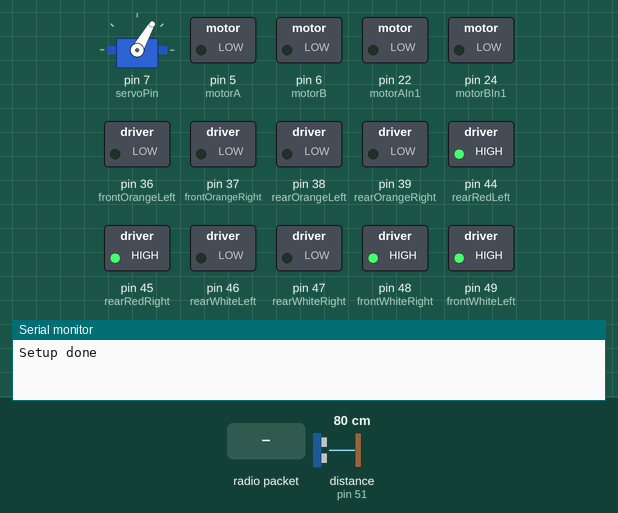
Bench run of a sketch on a simulated Arduino Mega 2560, built with avr-gcc and run on an emulated ATmega2560. Shown: servo, switched loads named in the sketch (green lamp = pin HIGH), the last lines printed to the serial monitor. Dashed ring = blinking. The test bench sets the inputs (shaded band); at power-on: distance to the obstacle (sensor on pin 51) 80 cm. The echo pulse lasts 58.3 µs per cm; no radio packets arrive unless stated; pins used as bus, display or sensor lines are not drawn.

Above: at 1.3 s.
1.4 s: radio packet "|" arrives
At 1.8 s:
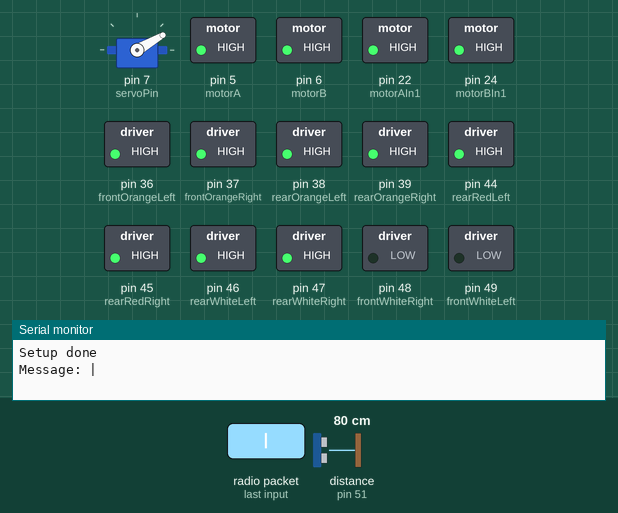
4.4 s: radio packet "|" arrives
At 6.8 s:
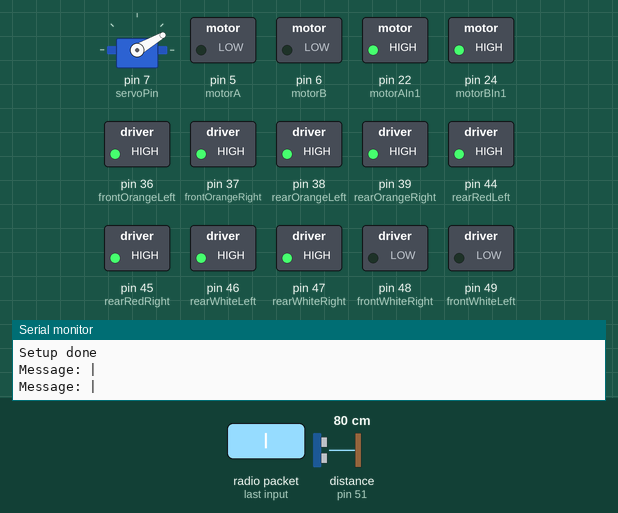
7.4 s: radio packet "8" arrives
At 7.8 s:
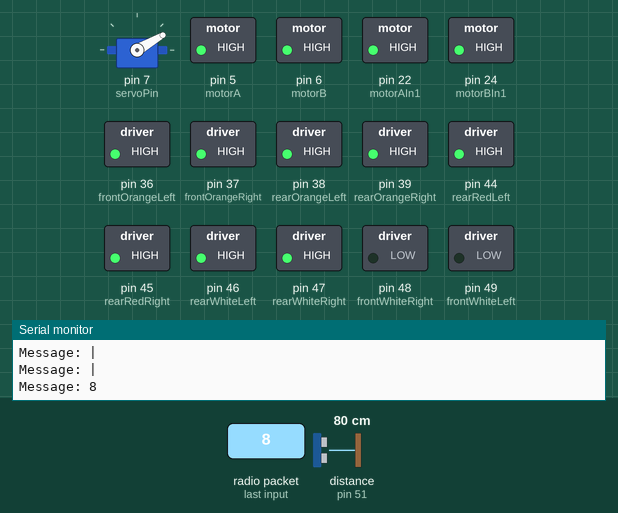
10.4 s: radio packet "0" arrives
At 12.8 s:
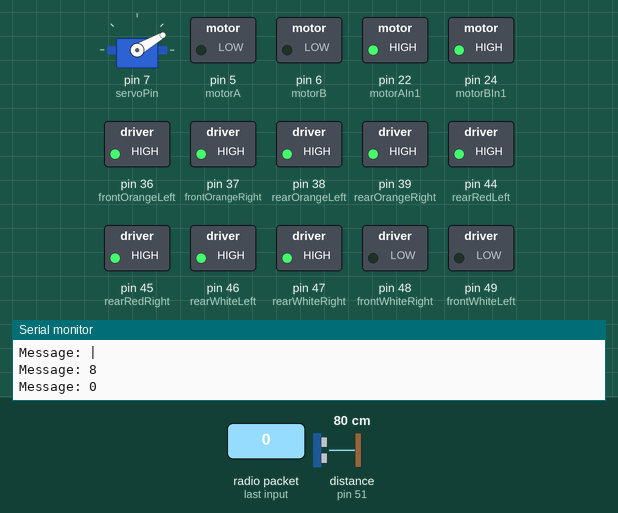
13.4 s: radio packet "5" arrives
At 13.8 s:
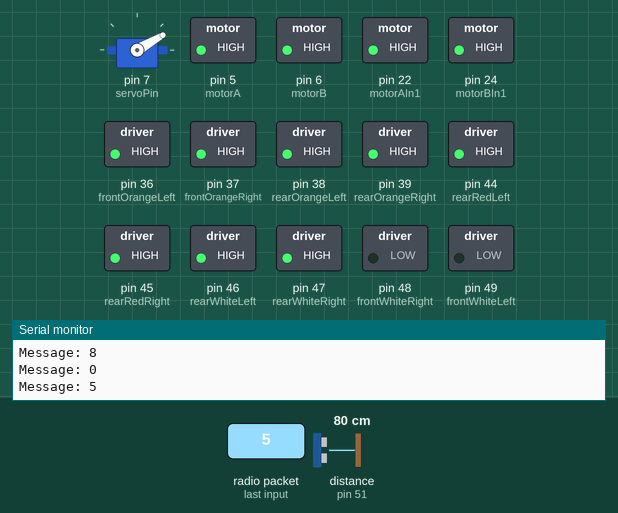
Timing chart, 0 to 47.0 s (numbered marks = the images above; inputs shaded):
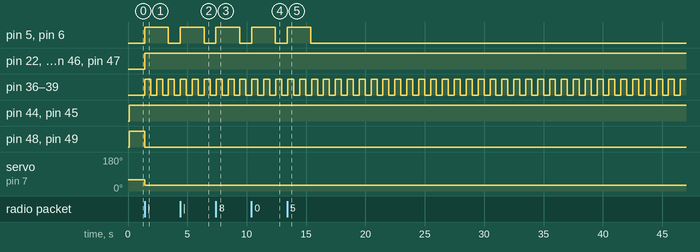

The sketch:

receiver-part.ino
```cpp
#include <RH_ASK.h>
#include <SPI.h> // Not actualy used but needed to compile
#include <stdio.h>
#include <string.h>
#include <Servo.h>

unsigned long lastRCtime = 0;
int maxTimeWithoutRC = 2000;

// MOTOR
#define motorA 5
#define motorAIn1 22
#define motorAIn2 23
#define motorB 6
#define motorBIn1 24
#define motorBIn2 25
int moveDirection = 1; // 1 - forward, -1 backward
int motorSpeedA = 0;
int motorSpeedB = 0;
int lastMotorSpeedA = 0;

// Remote controller
#define RH_ASK_ARDUINO_USE_TIMER2;
RH_ASK driver(2000, 11, 12, 10, false);

// Front distance measuring instrument
const int trigPinFront = 52;
const int echoPinFront = 53;
int distance = 100;
// rear distance measuring instrument
const int trigPinRear = 50;
const int echoPinRear = 51;
int distance2 = 100;

// Servo
Servo myservo;
int servoPin = 7;
int initalServoPosition = 60;
int minServoPosition = 30;
int maxServoPosition = 90;
int lastServoPosition = initalServoPosition;
int servoTargetPosition = lastServoPosition;
int servoDelay = 100;


// Lights
const int frontWhiteLeft = 49;
const int frontWhiteRight = 48;
const int rearWhiteRight = 47;
const int rearWhiteLeft = 46;
const int rearRedRight = 45;
const int rearRedLeft = 44;
const int bottomBlue1 = 40;
const int bottomBlue2 = 41;
const int bottomBlue3 = 42;
const int bottomBlue4 = 43;
boolean wasBottomBlueButtonReleased = true;
int lastBottomBlueValue = HIGH;
unsigned long lastBottomBluePushed = 0;
const int rearOrangeLeft = 38;
const int rearOrangeRight = 39;
const int frontOrangeRight = 37;
const int frontOrangeLeft = 36;
int lastLeftOrangeValue = LOW;
bool leftOrangeWinks = false;
unsigned long lastLeftOrangePushed = 0;
unsigned long lastLeftOrangeWink = 0;
boolean wasLeftOrangeReleased = true;
int lastRightOrangeValue = LOW;
bool rightOrangeWinks = false;
unsigned long lastRightOrangePushed = 0;
unsigned long lastRightOrangeWink = 0;
boolean wasRightOrangeReleased = true;
int blinkMillis = 500;
int buttonMillisDelay = 400;


int getServoPosition(int yAxis) {
  int servoPosition;
  if (yAxis < 500) {
    servoPosition = map(yAxis, 500, 0, initalServoPosition, minServoPosition);

  } else if (yAxis > 520) {
    servoPosition = map(yAxis, 520, 1023, initalServoPosition, maxServoPosition);
  } else {
    servoPosition = initalServoPosition;
  }


  servoTargetPosition = setServoLimitPosition(servoPosition);
  return servoTargetPosition;
}

int setServoLimitPosition (int servoPosition) {
  // Confine the range from 10 to 110
  if (servoPosition < minServoPosition) {
    servoPosition = minServoPosition;
  }
  if (servoPosition > maxServoPosition) {
    servoPosition = maxServoPosition;
  }

  return servoPosition;
}


void setServoPosition(bool hardSet = false) {
  if (hardSet || (lastServoPosition != servoTargetPosition)) {
//    myservo.attach(servoPin);
    lastServoPosition = servoTargetPosition;
    myservo.write(lastServoPosition);
    delay(servoDelay);
//    myservo.detach();
  }
}


void setup()
{
  Serial.begin(9600); // Debugging only

  // MOTOR
  pinMode(motorA, OUTPUT);
  pinMode(motorAIn1, OUTPUT);
  pinMode(motorAIn2, OUTPUT);
  pinMode(motorB, OUTPUT);
  pinMode(motorBIn1, OUTPUT);
  pinMode(motorBIn2, OUTPUT);

  // Servo
  myservo.attach(servoPin);
  setServoPosition(true);

  // Front distance measuring instrument
  pinMode(trigPinFront, OUTPUT); // Sets the trigPin as an Output
  pinMode(echoPinFront, INPUT); // Sets the echoPin as an Input
  // Rear distance measuring instrument
  pinMode(trigPinRear, OUTPUT); // Sets the trigPin as an Output
  pinMode(echoPinRear, INPUT); // Sets the echoPin as an Input

  // Lights
  pinMode(frontWhiteLeft, OUTPUT);
  pinMode(frontWhiteRight, OUTPUT);
  pinMode(rearWhiteRight, OUTPUT);
  pinMode(rearWhiteLeft, OUTPUT);
  pinMode(rearRedRight, OUTPUT);
  pinMode(rearRedLeft, OUTPUT);
  pinMode(bottomBlue1, OUTPUT);
  pinMode(bottomBlue2, OUTPUT);
  pinMode(bottomBlue3, OUTPUT);
  pinMode(bottomBlue4, OUTPUT);

  pinMode(rearOrangeLeft, OUTPUT);
  pinMode(rearOrangeRight, OUTPUT);
  pinMode(frontOrangeRight, OUTPUT);
  pinMode(frontOrangeLeft, OUTPUT);

  // Remote controller init
  if (!driver.init()) {
    Serial.println("init failed");
  }
  Serial.println("Setup done");
}

void loop()
{
  uint8_t buf[32];
  uint8_t buflen = sizeof(buf);


  if (driver.recv(buf, &buflen)) // Non-blocking
  {


    int i;
    // Message with a good checksum received, dump it.
    Serial.print("Message: ");
    Serial.println((char*)buf);

    String str = (char*)buf;
    char L = str.length();
    String new_str_array[9];

    int j = 0;
    int index = 0;
    for (int i = 0; i < L; i++) {
      if (index == 8) {
        new_str_array[index] = str.substring(j, i + 1);
        index++; // only to skip to next
      }
      if (str.charAt(i) == '|') {
        new_str_array[index] = str.substring(j, i);
        j = i + 1;
        index++;
      }
    }

    //Direction signal
    int yAxis =  new_str_array[0].toInt();
    getServoPosition(yAxis);


    //Speed signal
    int xAxis =  new_str_array[1].toInt();
    setMotorSpeed(xAxis);

    lastRCtime = millis();

    if (new_str_array[3].toInt() == 0 && millis() > lastBottomBluePushed + buttonMillisDelay) {
      if (wasBottomBlueButtonReleased) {
        wasBottomBlueButtonReleased = false;
        if (lastBottomBlueValue == HIGH) {
          lastBottomBlueValue = LOW;
        } else {
          lastBottomBlueValue = HIGH;
        }

        digitalWrite(bottomBlue1, lastBottomBlueValue);
        digitalWrite(bottomBlue2, lastBottomBlueValue);
        digitalWrite(bottomBlue3, lastBottomBlueValue);
        digitalWrite(bottomBlue4, lastBottomBlueValue);
      }
      lastBottomBluePushed = millis();
    } else {
      wasBottomBlueButtonReleased = true;
    }

    if (new_str_array[4].toInt() == 0 && millis() > lastLeftOrangePushed + buttonMillisDelay) {
      if (wasLeftOrangeReleased) {
        wasLeftOrangeReleased = false;
        leftOrangeWinks = !leftOrangeWinks;
        lastLeftOrangePushed = millis();
      }
    } else {
      wasLeftOrangeReleased = true;
    }

    if (new_str_array[5].toInt() == 0 && millis() > lastRightOrangePushed + buttonMillisDelay) {
      if (wasRightOrangeReleased) {
        wasRightOrangeReleased = false;
        rightOrangeWinks = !rightOrangeWinks;
        lastRightOrangePushed = millis();
      }
    } else {
      wasRightOrangeReleased = true;
    }
  }

  // it stops without signal
  if (millis() > lastRCtime + maxTimeWithoutRC) {
    motorSpeedA = 0;
  }

  if (motorSpeedA > 0) {
    getDistance();

    if (distance < 5) {
      motorSpeedA = 0;
    }
  }

  //Lights
  if (moveDirection > 0) {
    digitalWrite(frontWhiteLeft, HIGH);
    digitalWrite(frontWhiteRight, HIGH);
  } else {
    digitalWrite(frontWhiteLeft, LOW);
    digitalWrite(frontWhiteRight, LOW);
  }

  if (moveDirection < 0) {
    digitalWrite(rearWhiteLeft, HIGH);
    digitalWrite(rearWhiteRight, HIGH);
  } else {
    digitalWrite(rearWhiteLeft, LOW);
    digitalWrite(rearWhiteRight, LOW);
  }

  if (moveDirection == 0) {
    digitalWrite(frontWhiteLeft, LOW);
    digitalWrite(frontWhiteRight, LOW);
    digitalWrite(rearWhiteLeft, LOW);
    digitalWrite(rearWhiteRight, LOW);
    digitalWrite(rearRedLeft, LOW);
    digitalWrite(rearRedRight, LOW);
  } else {
    digitalWrite(rearRedLeft, HIGH);
    digitalWrite(rearRedRight, HIGH);
  }

  if (leftOrangeWinks && lastLeftOrangeWink + blinkMillis < millis()) {
    if (lastLeftOrangeValue == HIGH) {
      lastLeftOrangeValue = LOW;
    } else {
      lastLeftOrangeValue = HIGH;
    }
    lastLeftOrangeWink = millis();

  } else if (!leftOrangeWinks && lastLeftOrangeWink + blinkMillis < millis()){
    lastLeftOrangeValue = LOW;
  }
  digitalWrite(frontOrangeLeft, lastLeftOrangeValue);
  digitalWrite(rearOrangeLeft, lastLeftOrangeValue);

  if (leftOrangeWinks) {

  } else {
    digitalWrite(frontOrangeLeft, LOW);
  }


  if (rightOrangeWinks && lastRightOrangeWink + blinkMillis < millis()) {
    if (lastRightOrangeValue == HIGH) {
      lastRightOrangeValue = LOW;
    } else {
      lastRightOrangeValue = HIGH;
    }
    lastRightOrangeWink = millis();

  }  else if (!rightOrangeWinks && lastRightOrangeWink + blinkMillis < millis()){
    lastRightOrangeValue = LOW;
  }
  digitalWrite(frontOrangeRight, lastRightOrangeValue);
  digitalWrite(rearOrangeRight, lastRightOrangeValue);


  if (lastMotorSpeedA != motorSpeedA) {
    motorSpeedB = motorSpeedA;
    analogWrite(motorA, motorSpeedA); // Send PWM signal to motor A
    analogWrite(motorB, motorSpeedB); // Send PWM signal to motor B
    lastMotorSpeedA = motorSpeedA;
  }

  setServoPosition();

}

void getDistance() {
  int pinTriger;
  int pinEcho;
  if (moveDirection > 0) {
    pinTriger = trigPinFront;
    pinEcho = echoPinFront;
  } else if (moveDirection < 0) {
    pinTriger = trigPinRear;
    pinEcho = echoPinRear;
  } else {
    return;
  }

  digitalWrite(pinTriger, LOW);
  delayMicroseconds(2);
  digitalWrite(pinTriger, HIGH);

  // Sets the trigPin on HIGH state for 10 micro seconds
  delayMicroseconds(10);
  digitalWrite(pinTriger, LOW);
  // Reads the echoPin, returns the sound wave travel time in microseconds
  long duration = pulseIn(pinEcho, HIGH);
  // Calculating the d istance

  distance = duration * 0.034 / 2;
}

void setMotorSpeed(int xAxis) {
  int motorSpeed;

  if (xAxis < 470) {
    moveDirection = -1;
    // Convert the declining X-axis readings from 470 to 0 into increasing 0 to 255 value
    int xMapped = map(xAxis, 470, 0, 0, 255);
    // Move to left - decrease left motor speed, increase right motor speed
    motorSpeed = xMapped;

    digitalWrite(motorAIn2, LOW);
    digitalWrite(motorAIn1, HIGH);
    digitalWrite(motorBIn2, LOW);
    digitalWrite(motorBIn1, HIGH);

  } else if (xAxis > 550) {
    moveDirection = 1;
    // Convert the increasing X-axis readings from 550 to 1023 into 0 to 255 value
    int xMapped = map(xAxis, 550, 1023, 0, 255);
    // Move right - decrease right motor speed, increase left motor speed
    motorSpeed = xMapped;

    digitalWrite(motorAIn1, LOW);
    digitalWrite(motorAIn2, HIGH);
    digitalWrite(motorBIn1, LOW);
    digitalWrite(motorBIn2, HIGH);

  } else {
    motorSpeed = 0;
    moveDirection = 0;
  }

  // Prevent buzzing at low speeds (Adjust according to your motors. My motors couldn't start moving if PWM value was below value of 70)
  if (motorSpeed < 70) {
    motorSpeed = 0;
    moveDirection = 0;
  }
  // Confine the range from 0 to 255
  if (motorSpeed < 0) {
    motorSpeed = 0;
    moveDirection = 0;
  }
  // Confine the range from 0 to 255
  if (motorSpeed > 255) {
    motorSpeed = 255;
  }
  motorSpeedA = motorSpeed;
}
```

Measured:
- after the input at 1.4 s, pin 5 (motorA), pin 6 (motorB): LOW → HIGH at once, → LOW 2.0 s later
- after the input at 4.4 s, pin 5 (motorA), pin 6 (motorB): LOW → HIGH at once, → LOW 2.0 s later
- after the input at 7.4 s, pin 5 (motorA), pin 6 (motorB): LOW → HIGH at once, → LOW 2.0 s later
- after the input at 10.4 s, pin 5 (motorA), pin 6 (motorB): LOW → HIGH at once, → LOW 2.0 s later
- after the input at 13.4 s, pin 5 (motorA), pin 6 (motorB): LOW → HIGH at once, → LOW 2.0 s later
